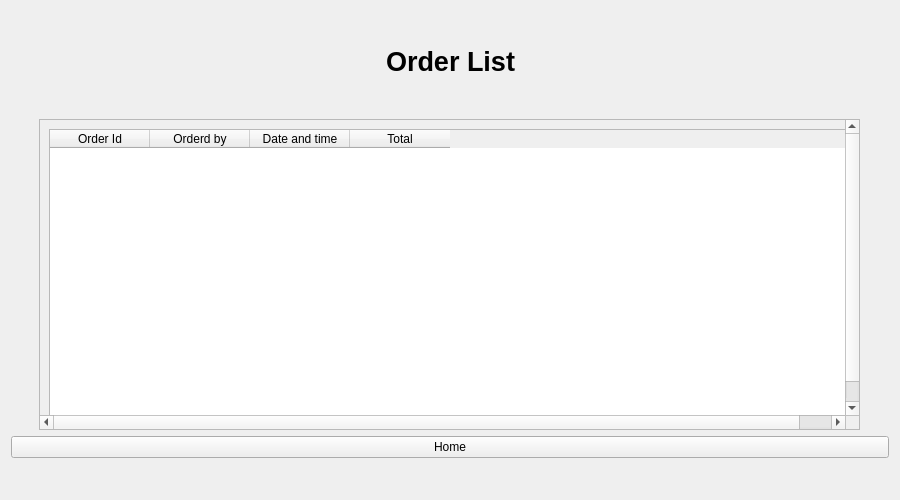
<?xml version="1.0" encoding="UTF-8"?>
<ui version="4.0">
 <class>Form</class>
 <widget class="QWidget" name="Form">
  <property name="geometry">
   <rect>
    <x>0</x>
    <y>0</y>
    <width>900</width>
    <height>500</height>
   </rect>
  </property>
  <property name="windowTitle">
   <string>Form</string>
  </property>
  <layout class="QHBoxLayout" name="horizontalLayout_3">
   <item>
    <layout class="QVBoxLayout" name="verticalLayout_2">
     <item>
      <layout class="QVBoxLayout" name="verticalLayout">
       <item>
        <spacer name="verticalSpacer_2">
         <property name="orientation">
          <enum>Qt::Vertical</enum>
         </property>
         <property name="sizeHint" stdset="0">
          <size>
           <width>20</width>
           <height>40</height>
          </size>
         </property>
        </spacer>
       </item>
       <item>
        <layout class="QHBoxLayout" name="horizontalLayout">
         <item>
          <spacer name="horizontalSpacer">
           <property name="orientation">
            <enum>Qt::Horizontal</enum>
           </property>
           <property name="sizeHint" stdset="0">
            <size>
             <width>40</width>
             <height>20</height>
            </size>
           </property>
          </spacer>
         </item>
         <item>
          <widget class="QLabel" name="label">
           <property name="font">
            <font>
             <pointsize>20</pointsize>
             <weight>75</weight>
             <bold>true</bold>
            </font>
           </property>
           <property name="text">
            <string>Order List</string>
           </property>
          </widget>
         </item>
         <item>
          <spacer name="horizontalSpacer_2">
           <property name="orientation">
            <enum>Qt::Horizontal</enum>
           </property>
           <property name="sizeHint" stdset="0">
            <size>
             <width>40</width>
             <height>20</height>
            </size>
           </property>
          </spacer>
         </item>
        </layout>
       </item>
       <item>
        <spacer name="verticalSpacer">
         <property name="orientation">
          <enum>Qt::Vertical</enum>
         </property>
         <property name="sizeType">
          <enum>QSizePolicy::Preferred</enum>
         </property>
         <property name="sizeHint" stdset="0">
          <size>
           <width>20</width>
           <height>40</height>
          </size>
         </property>
        </spacer>
       </item>
      </layout>
     </item>
     <item>
      <layout class="QHBoxLayout" name="horizontalLayout_2">
       <item>
        <spacer name="horizontalSpacer_3">
         <property name="orientation">
          <enum>Qt::Horizontal</enum>
         </property>
         <property name="sizeType">
          <enum>QSizePolicy::Maximum</enum>
         </property>
         <property name="sizeHint" stdset="0">
          <size>
           <width>60</width>
           <height>20</height>
          </size>
         </property>
        </spacer>
       </item>
       <item>
        <widget class="QScrollArea" name="scrollArea">
         <property name="sizePolicy">
          <sizepolicy hsizetype="MinimumExpanding" vsizetype="MinimumExpanding">
           <horstretch>0</horstretch>
           <verstretch>0</verstretch>
          </sizepolicy>
         </property>
         <property name="minimumSize">
          <size>
           <width>821</width>
           <height>300</height>
          </size>
         </property>
         <property name="widgetResizable">
          <bool>true</bool>
         </property>
         <widget class="QWidget" name="scrollAreaWidgetContents">
          <property name="geometry">
           <rect>
            <x>-43</x>
            <y>0</y>
            <width>833</width>
            <height>312</height>
           </rect>
          </property>
          <layout class="QHBoxLayout" name="horizontalLayout_4">
           <item>
            <widget class="QTableWidget" name="orl">
             <property name="sizePolicy">
              <sizepolicy hsizetype="Fixed" vsizetype="Fixed">
               <horstretch>0</horstretch>
               <verstretch>0</verstretch>
              </sizepolicy>
             </property>
             <property name="minimumSize">
              <size>
               <width>821</width>
               <height>300</height>
              </size>
             </property>
             <column>
              <property name="text">
               <string>Order Id</string>
              </property>
             </column>
             <column>
              <property name="text">
               <string>Orderd by</string>
              </property>
             </column>
             <column>
              <property name="text">
               <string>Date and time</string>
              </property>
             </column>
             <column>
              <property name="text">
               <string>Total</string>
              </property>
             </column>
            </widget>
           </item>
          </layout>
         </widget>
        </widget>
       </item>
       <item>
        <spacer name="horizontalSpacer_4">
         <property name="orientation">
          <enum>Qt::Horizontal</enum>
         </property>
         <property name="sizeType">
          <enum>QSizePolicy::Maximum</enum>
         </property>
         <property name="sizeHint" stdset="0">
          <size>
           <width>60</width>
           <height>20</height>
          </size>
         </property>
        </spacer>
       </item>
      </layout>
     </item>
     <item>
      <widget class="QPushButton" name="Home">
       <property name="text">
        <string>Home</string>
       </property>
      </widget>
     </item>
     <item>
      <spacer name="verticalSpacer_3">
       <property name="orientation">
        <enum>Qt::Vertical</enum>
       </property>
       <property name="sizeHint" stdset="0">
        <size>
         <width>20</width>
         <height>40</height>
        </size>
       </property>
      </spacer>
     </item>
    </layout>
   </item>
  </layout>
 </widget>
 <resources/>
 <connections/>
</ui>
